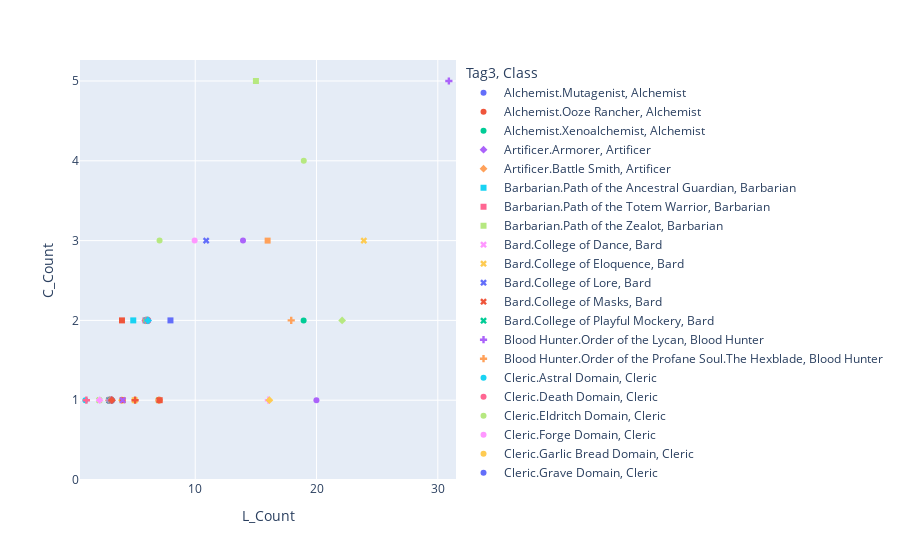

Source (notebook cell):
### Code cell
fig = px.scatter(Tab_Cla2, x="L_Count", y="C_Count", color="Tag3", symbol="Class")
fig.update_layout(scattermode="group", scattergap=0.75)
fig.show()

### Figure 1 — Plotly figure (JSON) as saved in the notebook; plotly's stock layout.template omitted (floating-point values rounded to 4 significant figures)
{"data": [{"hovertemplate": "Tag3=Alchemist.Mutagenist<br>Class=Alchemist<br>L_Count=%{x}<br>C_Count=%{y}<extra></extra>", "legendgroup": "Alchemist.Mutagenist, Alchemist", "marker": {"color": "#636efa", "symbol": "circle"}, "mode": "markers", "name": "Alchemist.Mutagenist, Alchemist", "orientation": "v", "showlegend": true, "x": [3], "xaxis": "x", "y": [1], "yaxis": "y", "type": "scatter"}, {"hovertemplate": "Tag3=Alchemist.Ooze Rancher<br>Class=Alchemist<br>L_Count=%{x}<br>C_Count=%{y}<extra></extra>", "legendgroup": "Alchemist.Ooze Rancher, Alchemist", "marker": {"color": "#EF553B", "symbol": "circle"}, "mode": "markers", "name": "Alchemist.Ooze Rancher, Alchemist", "orientation": "v", "showlegend": true, "x": [3], "xaxis": "x", "y": [1], "yaxis": "y", "type": "scatter"}, {"hovertemplate": "Tag3=Alchemist.Xenoalchemist<br>Class=Alchemist<br>L_Count=%{x}<br>C_Count=%{y}<extra></extra>", "legendgroup": "Alchemist.Xenoalchemist, Alchemist", "marker": {"color": "#00cc96", "symbol": "circle"}, "mode": "markers", "name": "Alchemist.Xenoalchemist, Alchemist", "orientation": "v", "showlegend": true, "x": [3], "xaxis": "x", "y": [1], "yaxis": "y", "type": "scatter"}, {"hovertemplate": "Tag3=Artificer.Armorer<br>Class=Artificer<br>L_Count=%{x}<br>C_Count=%{y}<extra></extra>", "legendgroup": "Artificer.Armorer, Artificer", "marker": {"color": "#ab63fa", "symbol": "diamond"}, "mode": "markers", "name": "Artificer.Armorer, Artificer", "orientation": "v", "showlegend": true, "x": [6], "xaxis": "x", "y": [2], "yaxis": "y", "type": "scatter"}, {"hovertemplate": "Tag3=Artificer.Battle Smith<br>Class=Artificer<br>L_Count=%{x}<br>C_Count=%{y}<extra></extra>", "legendgroup": "Artificer.Battle Smith, Artificer", "marker": {"color": "#FFA15A", "symbol": "diamond"}, "mode": "markers", "name": "Artificer.Battle Smith, Artificer", "orientation": "v", "showlegend": true, "x": [3], "xaxis": "x", "y": [1], "yaxis": "y", "type": "scatter"}, {"hovertemplate": "Tag3=Barbarian.Path of the Ancestral Guardian<br>Class=Barbarian<br>L_Count=%{x}<br>C_Count=%{y}<extra></extra>", "legendgroup": "Barbarian.Path of the Ancestral Guardian, Barbarian", "marker": {"color": "#19d3f3", "symbol": "square"}, "mode": "markers", "name": "Barbarian.Path of the Ancestral Guardian, Barbarian", "orientation": "v", "showlegend": true, "x": [5], "xaxis": "x", "y": [2], "yaxis": "y", "type": "scatter"}, {"hovertemplate": "Tag3=Barbarian.Path of the Totem Warrior<br>Class=Barbarian<br>L_Count=%{x}<br>C_Count=%{y}<extra></extra>", "legendgroup": "Barbarian.Path of the Totem Warrior, Barbarian", "marker": {"color": "#FF6692", "symbol": "square"}, "mode": "markers", "name": "Barbarian.Path of the Totem Warrior, Barbarian", "orientation": "v", "showlegend": true, "x": [6], "xaxis": "x", "y": [2], "yaxis": "y", "type": "scatter"}, {"hovertemplate": "Tag3=Barbarian.Path of the Zealot<br>Class=Barbarian<br>L_Count=%{x}<br>C_Count=%{y}<extra></extra>", "legendgroup": "Barbarian.Path of the Zealot, Barbarian", "marker": {"color": "#B6E880", "symbol": "square"}, "mode": "markers", "name": "Barbarian.Path of the Zealot, Barbarian", "orientation": "v", "showlegend": true, "x": [3], "xaxis": "x", "y": [1], "yaxis": "y", "type": "scatter"}, {"hovertemplate": "Tag3=Bard.College of Dance<br>Class=Bard<br>L_Count=%{x}<br>C_Count=%{y}<extra></extra>", "legendgroup": "Bard.College of Dance, Bard", "marker": {"color": "#FF97FF", "symbol": "x"}, "mode": "markers", "name": "Bard.College of Dance, Bard", "orientation": "v", "showlegend": true, "x": [3], "xaxis": "x", "y": [1], "yaxis": "y", "type": "scatter"}, {"hovertemplate": "Tag3=Bard.College of Eloquence<br>Class=Bard<br>L_Count=%{x}<br>C_Count=%{y}<extra></extra>", "legendgroup": "Bard.College of Eloquence, Bard", "marker": {"color": "#FECB52", "symbol": "x"}, "mode": "markers", "name": "Bard.College of Eloquence, Bard", "orientation": "v", "showlegend": true, "x": [24], "xaxis": "x", "y": [3], "yaxis": "y", "type": "scatter"}, {"hovertemplate": "Tag3=Bard.College of Lore<br>Class=Bard<br>L_Count=%{x}<br>C_Count=%{y}<extra></extra>", "legendgroup": "Bard.College of Lore, Bard", "marker": {"color": "#636efa", "symbol": "x"}, "mode": "markers", "name": "Bard.College of Lore, Bard", "orientation": "v", "showlegend": true, "x": [11], "xaxis": "x", "y": [3], "yaxis": "y", "type": "scatter"}, {"hovertemplate": "Tag3=Bard.College of Masks<br>Class=Bard<br>L_Count=%{x}<br>C_Count=%{y}<extra></extra>", "legendgroup": "Bard.College of Masks, Bard", "marker": {"color": "#EF553B", "symbol": "x"}, "mode": "markers", "name": "Bard.College of Masks, Bard", "orientation": "v", "showlegend": true, "x": [3], "xaxis": "x", "y": [1], "yaxis": "y", "type": "scatter"}, {"hovertemplate": "Tag3=Bard.College of Playful Mockery<br>Class=Bard<br>L_Count=%{x}<br>C_Count=%{y}<extra></extra>", "legendgroup": "Bard.College of Playful Mockery, Bard", "marker": {"color": "#00cc96", "symbol": "x"}, "mode": "markers", "name": "Bard.College of Playful Mockery, Bard", "orientation": "v", "showlegend": true, "x": [3], "xaxis": "x", "y": [1], "yaxis": "y", "type": "scatter"}, {"hovertemplate": "Tag3=Blood Hunter.Order of the Lycan<br>Class=Blood Hunter<br>L_Count=%{x}<br>C_Count=%{y}<extra></extra>", "legendgroup": "Blood Hunter.Order of the Lycan, Blood Hunter", "marker": {"color": "#ab63fa", "symbol": "cross"}, "mode": "markers", "name": "Blood Hunter.Order of the Lycan, Blood Hunter", "orientation": "v", "showlegend": true, "x": [31], "xaxis": "x", "y": [5], "yaxis": "y", "type": "scatter"}, {"hovertemplate": "Tag3=Blood Hunter.Order of the Profane Soul.The Hexblade<br>Class=Blood Hunter<br>L_Count=%{x}<br>C_Count=%{y}<extra></extra>", "legendgroup": "Blood Hunter.Order of the Profane Soul.The Hexblade, Blood Hunter", "marker": {"color": "#FFA15A", "symbol": "cross"}, "mode": "markers", "name": "Blood Hunter.Order of the Profane Soul.The Hexblade, Blood Hunter", "orientation": "v", "showlegend": true, "x": [18], "xaxis": "x", "y": [2], "yaxis": "y", "type": "scatter"}, {"hovertemplate": "Tag3=Cleric.Astral Domain<br>Class=Cleric<br>L_Count=%{x}<br>C_Count=%{y}<extra></extra>", "legendgroup": "Cleric.Astral Domain, Cleric", "marker": {"color": "#19d3f3", "symbol": "circle"}, "mode": "markers", "name": "Cleric.Astral Domain, Cleric", "orientation": "v", "showlegend": true, "x": [3], "xaxis": "x", "y": [1], "yaxis": "y", "type": "scatter"}, {"hovertemplate": "Tag3=Cleric.Death Domain<br>Class=Cleric<br>L_Count=%{x}<br>C_Count=%{y}<extra></extra>", "legendgroup": "Cleric.Death Domain, Cleric", "marker": {"color": "#FF6692", "symbol": "circle"}, "mode": "markers", "name": "Cleric.Death Domain, Cleric", "orientation": "v", "showlegend": true, "x": [6], "xaxis": "x", "y": [2], "yaxis": "y", "type": "scatter"}, {"hovertemplate": "Tag3=Cleric.Eldritch Domain<br>Class=Cleric<br>L_Count=%{x}<br>C_Count=%{y}<extra></extra>", "legendgroup": "Cleric.Eldritch Domain, Cleric", "marker": {"color": "#B6E880", "symbol": "circle"}, "mode": "markers", "name": "Cleric.Eldritch Domain, Cleric", "orientation": "v", "showlegend": true, "x": [3], "xaxis": "x", "y": [1], "yaxis": "y", "type": "scatter"}, {"hovertemplate": "Tag3=Cleric.Forge Domain<br>Class=Cleric<br>L_Count=%{x}<br>C_Count=%{y}<extra></extra>", "legendgroup": "Cleric.Forge Domain, Cleric", "marker": {"color": "#FF97FF", "symbol": "circle"}, "mode": "markers", "name": "Cleric.Forge Domain, Cleric", "orientation": "v", "showlegend": true, "x": [3], "xaxis": "x", "y": [1], "yaxis": "y", "type": "scatter"}, {"hovertemplate": "Tag3=Cleric.Garlic Bread Domain<br>Class=Cleric<br>L_Count=%{x}<br>C_Count=%{y}<extra></extra>", "legendgroup": "Cleric.Garlic Bread Domain, Cleric", "marker": {"color": "#FECB52", "symbol": "circle"}, "mode": "markers", "name": "Cleric.Garlic Bread Domain, Cleric", "orientation": "v", "showlegend": true, "x": [3], "xaxis": "x", "y": [1], "yaxis": "y", "type": "scatter"}, {"hovertemplate": "Tag3=Cleric.Grave Domain<br>Class=Cleric<br>L_Count=%{x}<br>C_Count=%{y}<extra></extra>", "legendgroup": "Cleric.Grave Domain, Cleric", "marker": {"color": "#636efa", "symbol": "circle"}, "mode": "markers", "name": "Cleric.Grave Domain, Cleric", "orientation": "v", "showlegend": true, "x": [3], "xaxis": "x", "y": [1], "yaxis": "y", "type": "scatter"}, {"hovertemplate": "Tag3=Cleric.Inquisition Domain<br>Class=Cleric<br>L_Count=%{x}<br>C_Count=%{y}<extra></extra>", "legendgroup": "Cleric.Inquisition Domain, Cleric", "marker": {"color": "#EF553B", "symbol": "circle"}, "mode": "markers", "name": "Cleric.Inquisition Domain, Cleric", "orientation": "v", "showlegend": true, "x": [6], "xaxis": "x", "y": [2], "yaxis": "y", "type": "scatter"}, {"hovertemplate": "Tag3=Cleric.Life Domain<br>Class=Cleric<br>L_Count=%{x}<br>C_Count=%{y}<extra></extra>", "legendgroup": "Cleric.Life Domain, Cleric", "marker": {"color": "#00cc96", "symbol": "circle"}, "mode": "markers", "name": "Cleric.Life Domain, Cleric", "orientation": "v", "showlegend": true, "x": [19], "xaxis": "x", "y": [2], "yaxis": "y", "type": "scatter"}, {"hovertemplate": "Tag3=Cleric.Light Domain<br>Class=Cleric<br>L_Count=%{x}<br>C_Count=%{y}<extra></extra>", "legendgroup": "Cleric.Light Domain, Cleric", "marker": {"color": "#ab63fa", "symbol": "circle"}, "mode": "markers", "name": "Cleric.Light Domain, Cleric", "orientation": "v", "showlegend": true, "x": [14], "xaxis": "x", "y": [3], "yaxis": "y", "type": "scatter"}, {"hovertemplate": "Tag3=Cleric.Moon Domain<br>Class=Cleric<br>L_Count=%{x}<br>C_Count=%{y}<extra></extra>", "legendgroup": "Cleric.Moon Domain, Cleric", "marker": {"color": "#FFA15A", "symbol": "circle"}, "mode": "markers", "name": "Cleric.Moon Domain, Cleric", "orientation": "v", "showlegend": true, "x": [6], "xaxis": "x", "y": [2], "yaxis": "y", "type": "scatter"}, {"hovertemplate": "Tag3=Cleric.Order Domain<br>Class=Cleric<br>L_Count=%{x}<br>C_Count=%{y}<extra></extra>", "legendgroup": "Cleric.Order Domain, Cleric", "marker": {"color": "#19d3f3", "symbol": "circle"}, "mode": "markers", "name": "Cleric.Order Domain, Cleric", "orientation": "v", "showlegend": true, "x": [1], "xaxis": "x", "y": [1], "yaxis": "y", "type": "scatter"}, {"hovertemplate": "Tag3=Cleric.Peace Domain<br>Class=Cleric<br>L_Count=%{x}<br>C_Count=%{y}<extra></extra>", "legendgroup": "Cleric.Peace Domain, Cleric", "marker": {"color": "#FF6692", "symbol": "circle"}, "mode": "markers", "name": "Cleric.Peace Domain, Cleric", "orientation": "v", "showlegend": true, "x": [3], "xaxis": "x", "y": [1], "yaxis": "y", "type": "scatter"}, {"hovertemplate": "Tag3=Cleric.Tempest Domain<br>Class=Cleric<br>L_Count=%{x}<br>C_Count=%{y}<extra></extra>", "legendgroup": "Cleric.Tempest Domain, Cleric", "marker": {"color": "#B6E880", "symbol": "circle"}, "mode": "markers", "name": "Cleric.Tempest Domain, Cleric", "orientation": "v", "showlegend": true, "x": [19], "xaxis": "x", "y": [4], "yaxis": "y", "type": "scatter"}, {"hovertemplate": "Tag3=Cleric.Twilight Domain<br>Class=Cleric<br>L_Count=%{x}<br>C_Count=%{y}<extra></extra>", "legendgroup": "Cleric.Twilight Domain, Cleric", "marker": {"color": "#FF97FF", "symbol": "circle"}, "mode": "markers", "name": "Cleric.Twilight Domain, Cleric", "orientation": "v", "showlegend": true, "x": [10], "xaxis": "x", "y": [3], "yaxis": "y", "type": "scatter"}, {"hovertemplate": "Tag3=Druid.Circle of the Shepherd<br>Class=Druid<br>L_Count=%{x}<br>C_Count=%{y}<extra></extra>", "legendgroup": "Druid.Circle of the Shepherd, Druid", "marker": {"color": "#FECB52", "symbol": "diamond"}, "mode": "markers", "name": "Druid.Circle of the Shepherd, Druid", "orientation": "v", "showlegend": true, "x": [4], "xaxis": "x", "y": [1], "yaxis": "y", "type": "scatter"}, {"hovertemplate": "Tag3=Fighter.Battle Master<br>Class=Fighter<br>L_Count=%{x}<br>C_Count=%{y}<extra></extra>", "legendgroup": "Fighter.Battle Master, Fighter", "marker": {"color": "#636efa", "symbol": "square"}, "mode": "markers", "name": "Fighter.Battle Master, Fighter", "orientation": "v", "showlegend": true, "x": [8], "xaxis": "x", "y": [2], "yaxis": "y", "type": "scatter"}, {"hovertemplate": "Tag3=Fighter.Echo Knight<br>Class=Fighter<br>L_Count=%{x}<br>C_Count=%{y}<extra></extra>", "legendgroup": "Fighter.Echo Knight, Fighter", "marker": {"color": "#EF553B", "symbol": "square"}, "mode": "markers", "name": "Fighter.Echo Knight, Fighter", "orientation": "v", "showlegend": true, "x": [4], "xaxis": "x", "y": [2], "yaxis": "y", "type": "scatter"}, {"hovertemplate": "Tag3=Fighter.Eldritch Knight<br>Class=Fighter<br>L_Count=%{x}<br>C_Count=%{y}<extra></extra>", "legendgroup": "Fighter.Eldritch Knight, Fighter", "marker": {"color": "#00cc96", "symbol": "square"}, "mode": "markers", "name": "Fighter.Eldritch Knight, Fighter", "orientation": "v", "showlegend": true, "x": [3], "xaxis": "x", "y": [1], "yaxis": "y", "type": "scatter"}, {"hovertemplate": "Tag3=Fighter.Living Crucible<br>Class=Fighter<br>L_Count=%{x}<br>C_Count=%{y}<extra></extra>", "legendgroup": "Fighter.Living Crucible, Fighter", "marker": {"color": "#ab63fa", "symbol": "square"}, "mode": "markers", "name": "Fighter.Living Crucible, Fighter", "orientation": "v", "showlegend": true, "x": [3], "xaxis": "x", "y": [1], "yaxis": "y", "type": "scatter"}, {"hovertemplate": "Tag3=Fighter.Rune Knight<br>Class=Fighter<br>L_Count=%{x}<br>C_Count=%{y}<extra></extra>", "legendgroup": "Fighter.Rune Knight, Fighter", "marker": {"color": "#FFA15A", "symbol": "square"}, "mode": "markers", "name": "Fighter.Rune Knight, Fighter", "orientation": "v", "showlegend": true, "x": [16], "xaxis": "x", "y": [3], "yaxis": "y", "type": "scatter"}, {"hovertemplate": "Tag3=Fighter.Samurai<br>Class=Fighter<br>L_Count=%{x}<br>C_Count=%{y}<extra></extra>", "legendgroup": "Fighter.Samurai, Fighter", "marker": {"color": "#19d3f3", "symbol": "square"}, "mode": "markers", "name": "Fighter.Samurai, Fighter", "orientation": "v", "showlegend": true, "x": [6], "xaxis": "x", "y": [2], "yaxis": "y", "type": "scatter"}, {"hovertemplate": "Tag3=Gunslinger.Gun Tank<br>Class=Gunslinger<br>L_Count=%{x}<br>C_Count=%{y}<extra></extra>", "legendgroup": "Gunslinger.Gun Tank, Gunslinger", "marker": {"color": "#FF6692", "symbol": "x"}, "mode": "markers", "name": "Gunslinger.Gun Tank, Gunslinger", "orientation": "v", "showlegend": true, "x": [3], "xaxis": "x", "y": [1], "yaxis": "y", "type": "scatter"}, {"hovertemplate": "Tag3=Gunslinger.White Hat<br>Class=Gunslinger<br>L_Count=%{x}<br>C_Count=%{y}<extra></extra>", "legendgroup": "Gunslinger.White Hat, Gunslinger", "marker": {"color": "#B6E880", "symbol": "x"}, "mode": "markers", "name": "Gunslinger.White Hat, Gunslinger", "orientation": "v", "showlegend": true, "x": [7], "xaxis": "x", "y": [1], "yaxis": "y", "type": "scatter"}, {"hovertemplate": "Tag3=Martyr.Burden of Mercy<br>Class=Martyr<br>L_Count=%{x}<br>C_Count=%{y}<extra></extra>", "legendgroup": "Martyr.Burden of Mercy, Martyr", "marker": {"color": "#FF97FF", "symbol": "cross"}, "mode": "markers", "name": "Martyr.Burden of Mercy, Martyr", "orientation": "v", "showlegend": true, "x": [3], "xaxis": "x", "y": [1], "yaxis": "y", "type": "scatter"}, {"hovertemplate": "Tag3=Martyr.Burden of Tyranny<br>Class=Martyr<br>L_Count=%{x}<br>C_Count=%{y}<extra></extra>", "legendgroup": "Martyr.Burden of Tyranny, Martyr", "marker": {"color": "#FECB52", "symbol": "cross"}, "mode": "markers", "name": "Martyr.Burden of Tyranny, Martyr", "orientation": "v", "showlegend": true, "x": [6], "xaxis": "x", "y": [2], "yaxis": "y", "type": "scatter"}, {"hovertemplate": "Tag3=Monk.Way of Shadow<br>Class=Monk<br>L_Count=%{x}<br>C_Count=%{y}<extra></extra>", "legendgroup": "Monk.Way of Shadow, Monk", "marker": {"color": "#636efa", "symbol": "circle"}, "mode": "markers", "name": "Monk.Way of Shadow, Monk", "orientation": "v", "showlegend": true, "x": [3], "xaxis": "x", "y": [1], "yaxis": "y", "type": "scatter"}, {"hovertemplate": "Tag3=Monk.Way of the Dancing Current<br>Class=Monk<br>L_Count=%{x}<br>C_Count=%{y}<extra></extra>", "legendgroup": "Monk.Way of the Dancing Current, Monk", "marker": {"color": "#EF553B", "symbol": "circle"}, "mode": "markers", "name": "Monk.Way of the Dancing Current, Monk", "orientation": "v", "showlegend": true, "x": [7], "xaxis": "x", "y": [1], "yaxis": "y", "type": "scatter"}, {"hovertemplate": "Tag3=Monk.Way of the Open Hand<br>Class=Monk<br>L_Count=%{x}<br>C_Count=%{y}<extra></extra>", "legendgroup": "Monk.Way of the Open Hand, Monk", "marker": {"color": "#00cc96", "symbol": "circle"}, "mode": "markers", "name": "Monk.Way of the Open Hand, Monk", "orientation": "v", "showlegend": true, "x": [3], "xaxis": "x", "y": [1], "yaxis": "y", "type": "scatter"}, {"hovertemplate": "Tag3=Monk.Way of the Speedster<br>Class=Monk<br>L_Count=%{x}<br>C_Count=%{y}<extra></extra>", "legendgroup": "Monk.Way of the Speedster, Monk", "marker": {"color": "#ab63fa", "symbol": "circle"}, "mode": "markers", "name": "Monk.Way of the Speedster, Monk", "orientation": "v", "showlegend": true, "x": [20], "xaxis": "x", "y": [1], "yaxis": "y", "type": "scatter"}, {"hovertemplate": "Tag3=Necromancer.Pharaoh<br>Class=Necromancer<br>L_Count=%{x}<br>C_Count=%{y}<extra></extra>", "legendgroup": "Necromancer.Pharaoh, Necromancer", "marker": {"color": "#FFA15A", "symbol": "diamond"}, "mode": "markers", "name": "Necromancer.Pharaoh, Necromancer", "orientation": "v", "showlegend": true, "x": [3], "xaxis": "x", "y": [1], "yaxis": "y", "type": "scatter"}, {"hovertemplate": "Tag3=Necromancer.Reanimator<br>Class=Necromancer<br>L_Count=%{x}<br>C_Count=%{y}<extra></extra>", "legendgroup": "Necromancer.Reanimator, Necromancer", "marker": {"color": "#19d3f3", "symbol": "diamond"}, "mode": "markers", "name": "Necromancer.Reanimator, Necromancer", "orientation": "v", "showlegend": true, "x": [3], "xaxis": "x", "y": [1], "yaxis": "y", "type": "scatter"}, {"hovertemplate": "Tag3=Necromancer.Reaper<br>Class=Necromancer<br>L_Count=%{x}<br>C_Count=%{y}<extra></extra>", "legendgroup": "Necromancer.Reaper, Necromancer", "marker": {"color": "#FF6692", "symbol": "diamond"}, "mode": "markers", "name": "Necromancer.Reaper, Necromancer", "orientation": "v", "showlegend": true, "x": [3], "xaxis": "x", "y": [1], "yaxis": "y", "type": "scatter"}, {"hovertemplate": "Tag3=Paladin.Oath of Conquest<br>Class=Paladin<br>L_Count=%{x}<br>C_Count=%{y}<extra></extra>", "legendgroup": "Paladin.Oath of Conquest, Paladin", "marker": {"color": "#B6E880", "symbol": "square"}, "mode": "markers", "name": "Paladin.Oath of Conquest, Paladin", "orientation": "v", "showlegend": true, "x": [15], "xaxis": "x", "y": [5], "yaxis": "y", "type": "scatter"}, {"hovertemplate": "Tag3=Paladin.Oath of the Hearth<br>Class=Paladin<br>L_Count=%{x}<br>C_Count=%{y}<extra></extra>", "legendgroup": "Paladin.Oath of the Hearth, Paladin", "marker": {"color": "#FF97FF", "symbol": "square"}, "mode": "markers", "name": "Paladin.Oath of the Hearth, Paladin", "orientation": "v", "showlegend": true, "x": [3], "xaxis": "x", "y": [1], "yaxis": "y", "type": "scatter"}, {"hovertemplate": "Tag3=Paladin.Oath of the Open Sea<br>Class=Paladin<br>L_Count=%{x}<br>C_Count=%{y}<extra></extra>", "legendgroup": "Paladin.Oath of the Open Sea, Paladin", "marker": {"color": "#FECB52", "symbol": "square"}, "mode": "markers", "name": "Paladin.Oath of the Open Sea, Paladin", "orientation": "v", "showlegend": true, "x": [5], "xaxis": "x", "y": [1], "yaxis": "y", "type": "scatter"}, {"hovertemplate": "Tag3=Paladin.Oath of the Sun<br>Class=Paladin<br>L_Count=%{x}<br>C_Count=%{y}<extra></extra>", "legendgroup": "Paladin.Oath of the Sun, Paladin", "marker": {"color": "#636efa", "symbol": "square"}, "mode": "markers", "name": "Paladin.Oath of the Sun, Paladin", "orientation": "v", "showlegend": true, "x": [3], "xaxis": "x", "y": [1], "yaxis": "y", "type": "scatter"}, {"hovertemplate": "Tag3=Paladin.Oath of the Watchers<br>Class=Paladin<br>L_Count=%{x}<br>C_Count=%{y}<extra></extra>", "legendgroup": "Paladin.Oath of the Watchers, Paladin", "marker": {"color": "#EF553B", "symbol": "square"}, "mode": "markers", "name": "Paladin.Oath of the Watchers, Paladin", "orientation": "v", "showlegend": true, "x": [4], "xaxis": "x", "y": [1], "yaxis": "y", "type": "scatter"}, {"hovertemplate": "Tag3=Ranger.Horizon Walker<br>Class=Ranger<br>L_Count=%{x}<br>C_Count=%{y}<extra></extra>", "legendgroup": "Ranger.Horizon Walker, Ranger", "marker": {"color": "#00cc96", "symbol": "x"}, "mode": "markers", "name": "Ranger.Horizon Walker, Ranger", "orientation": "v", "showlegend": true, "x": [3], "xaxis": "x", "y": [1], "yaxis": "y", "type": "scatter"}, {"hovertemplate": "Tag3=Ranger.Swarmkeeper<br>Class=Ranger<br>L_Count=%{x}<br>C_Count=%{y}<extra></extra>", "legendgroup": "Ranger.Swarmkeeper, Ranger", "marker": {"color": "#ab63fa", "symbol": "x"}, "mode": "markers", "name": "Ranger.Swarmkeeper, Ranger", "orientation": "v", "showlegend": true, "x": [4], "xaxis": "x", "y": [1], "yaxis": "y", "type": "scatter"}, {"hovertemplate": "Tag3=Rogue.Arcane Trickster<br>Class=Rogue<br>L_Count=%{x}<br>C_Count=%{y}<extra></extra>", "legendgroup": "Rogue.Arcane Trickster, Rogue", "marker": {"color": "#FFA15A", "symbol": "cross"}, "mode": "markers", "name": "Rogue.Arcane Trickster, Rogue", "orientation": "v", "showlegend": true, "x": [7], "xaxis": "x", "y": [1], "yaxis": "y", "type": "scatter"}, {"hovertemplate": "Tag3=Rogue.Assassin<br>Class=Rogue<br>L_Count=%{x}<br>C_Count=%{y}<extra></extra>", "legendgroup": "Rogue.Assassin, Rogue", "marker": {"color": "#19d3f3", "symbol": "cross"}, "mode": "markers", "name": "Rogue.Assassin, Rogue", "orientation": "v", "showlegend": true, "x": [3], "xaxis": "x", "y": [1], "yaxis": "y", "type": "scatter"}, {"hovertemplate": "Tag3=Rogue.Dreadmask<br>Class=Rogue<br>L_Count=%{x}<br>C_Count=%{y}<extra></extra>", "legendgroup": "Rogue.Dreadmask, Rogue", "marker": {"color": "#FF6692", "symbol": "cross"}, "mode": "markers", "name": "Rogue.Dreadmask, Rogue", "orientation": "v", "showlegend": true, "x": [1], "xaxis": "x", "y": [1], "yaxis": "y", "type": "scatter"}, {"hovertemplate": "Tag3=Rogue.Kinslayer<br>Class=Rogue<br>L_Count=%{x}<br>C_Count=%{y}<extra></extra>", "legendgroup": "Rogue.Kinslayer, Rogue", "marker": {"color": "#B6E880", "symbol": "cross"}, "mode": "markers", "name": "Rogue.Kinslayer, Rogue", "orientation": "v", "showlegend": true, "x": [3], "xaxis": "x", "y": [1], "yaxis": "y", "type": "scatter"}, {"hovertemplate": "Tag3=Rogue.Phantom<br>Class=Rogue<br>L_Count=%{x}<br>C_Count=%{y}<extra></extra>", "legendgroup": "Rogue.Phantom, Rogue", "marker": {"color": "#FF97FF", "symbol": "cross"}, "mode": "markers", "name": "Rogue.Phantom, Rogue", "orientation": "v", "showlegend": true, "x": [16], "xaxis": "x", "y": [1], "yaxis": "y", "type": "scatter"}, {"hovertemplate": "Tag3=Rogue.Scout<br>Class=Rogue<br>L_Count=%{x}<br>C_Count=%{y}<extra></extra>", "legendgroup": "Rogue.Scout, Rogue", "marker": {"color": "#FECB52", "symbol": "cross"}, "mode": "markers", "name": "Rogue.Scout, Rogue", "orientation": "v", "showlegend": true, "x": [3], "xaxis": "x", "y": [1], "yaxis": "y", "type": "scatter"}, {"hovertemplate": "Tag3=Rogue.Soulknife<br>Class=Rogue<br>L_Count=%{x}<br>C_Count=%{y}<extra></extra>", "legendgroup": "Rogue.Soulknife, Rogue", "marker": {"color": "#636efa", "symbol": "cross"}, "mode": "markers", "name": "Rogue.Soulknife, Rogue", "orientation": "v", "showlegend": true, "x": [3], "xaxis": "x", "y": [1], "yaxis": "y", "type": "scatter"}, {"hovertemplate": "Tag3=Rogue.Stormscale<br>Class=Rogue<br>L_Count=%{x}<br>C_Count=%{y}<extra></extra>", "legendgroup": "Rogue.Stormscale, Rogue", "marker": {"color": "#EF553B", "symbol": "cross"}, "mode": "markers", "name": "Rogue.Stormscale, Rogue", "orientation": "v", "showlegend": true, "x": [5], "xaxis": "x", "y": [1], "yaxis": "y", "type": "scatter"}, {"hovertemplate": "Tag3=Rogue.Swashbuckler<br>Class=Rogue<br>L_Count=%{x}<br>C_Count=%{y}<extra></extra>", "legendgroup": "Rogue.Swashbuckler, Rogue", "marker": {"color": "#00cc96", "symbol": "cross"}, "mode": "markers", "name": "Rogue.Swashbuckler, Rogue", "orientation": "v", "showlegend": true, "x": [6], "xaxis": "x", "y": [2], "yaxis": "y", "type": "scatter"}, {"hovertemplate": "Tag3=Rogue.Titan Slayer<br>Class=Rogue<br>L_Count=%{x}<br>C_Count=%{y}<extra></extra>", "legendgroup": "Rogue.Titan Slayer, Rogue", "marker": {"color": "#ab63fa", "symbol": "cross"}, "mode": "markers", "name": "Rogue.Titan Slayer, Rogue", "orientation": "v", "showlegend": true, "x": [3], "xaxis": "x", "y": [1], "yaxis": "y", "type": "scatter"}, {"hovertemplate": "Tag3=Sorcerer.Clockwork Soul<br>Class=Sorcerer<br>L_Count=%{x}<br>C_Count=%{y}<extra></extra>", "legendgroup": "Sorcerer.Clockwork Soul, Sorcerer", "marker": {"color": "#FFA15A", "symbol": "circle"}, "mode": "markers", "name": "Sorcerer.Clockwork Soul, Sorcerer", "orientation": "v", "showlegend": true, "x": [3], "xaxis": "x", "y": [1], "yaxis": "y", "type": "scatter"}, {"hovertemplate": "Tag3=Sorcerer.Divine Soul<br>Class=Sorcerer<br>L_Count=%{x}<br>C_Count=%{y}<extra></extra>", "legendgroup": "Sorcerer.Divine Soul, Sorcerer", "marker": {"color": "#19d3f3", "symbol": "circle"}, "mode": "markers", "name": "Sorcerer.Divine Soul, Sorcerer", "orientation": "v", "showlegend": true, "x": [3], "xaxis": "x", "y": [1], "yaxis": "y", "type": "scatter"}, {"hovertemplate": "Tag3=Sorcerer.Frost Magic<br>Class=Sorcerer<br>L_Count=%{x}<br>C_Count=%{y}<extra></extra>", "legendgroup": "Sorcerer.Frost Magic, Sorcerer", "marker": {"color": "#FF6692", "symbol": "circle"}, "mode": "markers", "name": "Sorcerer.Frost Magic, Sorcerer", "orientation": "v", "showlegend": true, "x": [3], "xaxis": "x", "y": [1], "yaxis": "y", "type": "scatter"}, {"hovertemplate": "Tag3=Sorcerer.Mirrorkin<br>Class=Sorcerer<br>L_Count=%{x}<br>C_Count=%{y}<extra></extra>", "legendgroup": "Sorcerer.Mirrorkin, Sorcerer", "marker": {"color": "#B6E880", "symbol": "circle"}, "mode": "markers", "name": "Sorcerer.Mirrorkin, Sorcerer", "orientation": "v", "showlegend": true, "x": [7], "xaxis": "x", "y": [3], "yaxis": "y", "type": "scatter"}, {"hovertemplate": "Tag3=Sorcerer.Reincarnated Hero<br>Class=Sorcerer<br>L_Count=%{x}<br>C_Count=%{y}<extra></extra>", "legendgroup": "Sorcerer.Reincarnated Hero, Sorcerer", "marker": {"color": "#FF97FF", "symbol": "circle"}, "mode": "markers", "name": "Sorcerer.Reincarnated Hero, Sorcerer", "orientation": "v", "showlegend": true, "x": [3], "xaxis": "x", "y": [1], "yaxis": "y", "type": "scatter"}, {"hovertemplate": "Tag3=Sorcerer.Toon Magic<br>Class=Sorcerer<br>L_Count=%{x}<br>C_Count=%{y}<extra></extra>", "legendgroup": "Sorcerer.Toon Magic, Sorcerer", "marker": {"color": "#FECB52", "symbol": "circle"}, "mode": "markers", "name": "Sorcerer.Toon Magic, Sorcerer", "orientation": "v", "showlegend": true, "x": [6], "xaxis": "x", "y": [2], "yaxis": "y", "type": "scatter"}, {"hovertemplate": "Tag3=Vessel.Altered Mage<br>Class=Vessel<br>L_Count=%{x}<br>C_Count=%{y}<extra></extra>", "legendgroup": "Vessel.Altered Mage, Vessel", "marker": {"color": "#636efa", "symbol": "diamond"}, "mode": "markers", "name": "Vessel.Altered Mage, Vessel", "orientation": "v", "showlegend": true, "x": [3], "xaxis": "x", "y": [1], "yaxis": "y", "type": "scatter"}, {"hovertemplate": "Tag3=Warden.Bloodwrath Guardian<br>Class=Warden<br>L_Count=%{x}<br>C_Count=%{y}<extra></extra>", "legendgroup": "Warden.Bloodwrath Guardian, Warden", "marker": {"color": "#EF553B", "symbol": "square"}, "mode": "markers", "name": "Warden.Bloodwrath Guardian, Warden", "orientation": "v", "showlegend": true, "x": [7], "xaxis": "x", "y": [1], "yaxis": "y", "type": "scatter"}, {"hovertemplate": "Tag3=Warlock.The Archfey<br>Class=Warlock<br>L_Count=%{x}<br>C_Count=%{y}<extra></extra>", "legendgroup": "Warlock.The Archfey, Warlock", "marker": {"color": "#00cc96", "symbol": "x"}, "mode": "markers", "name": "Warlock.The Archfey, Warlock", "orientation": "v", "showlegend": true, "x": [3], "xaxis": "x", "y": [1], "yaxis": "y", "type": "scatter"}, {"hovertemplate": "Tag3=Warlock.The Astral Griffon<br>Class=Warlock<br>L_Count=%{x}<br>C_Count=%{y}<extra></extra>", "legendgroup": "Warlock.The Astral Griffon, Warlock", "marker": {"color": "#ab63fa", "symbol": "x"}, "mode": "markers", "name": "Warlock.The Astral Griffon, Warlock", "orientation": "v", "showlegend": true, "x": [3], "xaxis": "x", "y": [1], "yaxis": "y", "type": "scatter"}, {"hovertemplate": "Tag3=Warlock.The Fathomless<br>Class=Warlock<br>L_Count=%{x}<br>C_Count=%{y}<extra></extra>", "legendgroup": "Warlock.The Fathomless, Warlock", "marker": {"color": "#FFA15A", "symbol": "x"}, "mode": "markers", "name": "Warlock.The Fathomless, Warlock", "orientation": "v", "showlegend": true, "x": [3], "xaxis": "x", "y": [1], "yaxis": "y", "type": "scatter"}, {"hovertemplate": "Tag3=Warlock.The Genie<br>Class=Warlock<br>L_Count=%{x}<br>C_Count=%{y}<extra></extra>", "legendgroup": "Warlock.The Genie, Warlock", "marker": {"color": "#19d3f3", "symbol": "x"}, "mode": "markers", "name": "Warlock.The Genie, Warlock", "orientation": "v", "showlegend": true, "x": [6], "xaxis": "x", "y": [2], "yaxis": "y", "type": "scatter"}, {"hovertemplate": "Tag3=Warlock.The Hexblade<br>Class=Warlock<br>L_Count=%{x}<br>C_Count=%{y}<extra></extra>", "legendgroup": "Warlock.The Hexblade, Warlock", "marker": {"color": "#FF6692", "symbol": "x"}, "mode": "markers", "name": "Warlock.The Hexblade, Warlock", "orientation": "v", "showlegend": true, "x": [6], "xaxis": "x", "y": [2], "yaxis": "y", "type": "scatter"}, {"hovertemplate": "Tag3=Warlock.The Undead<br>Class=Warlock<br>L_Count=%{x}<br>C_Count=%{y}<extra></extra>", "legendgroup": "Warlock.The Undead, Warlock", "marker": {"color": "#B6E880", "symbol": "x"}, "mode": "markers", "name": "Warlock.The Undead, Warlock", "orientation": "v", "showlegend": true, "x": [2], "xaxis": "x", "y": [1], "yaxis": "y", "type": "scatter"}, {"hovertemplate": "Tag3=Warmage.House of Lancers<br>Class=Warmage<br>L_Count=%{x}<br>C_Count=%{y}<extra></extra>", "legendgroup": "Warmage.House of Lancers, Warmage", "marker": {"color": "#FF97FF", "symbol": "cross"}, "mode": "markers", "name": "Warmage.House of Lancers, Warmage", "orientation": "v", "showlegend": true, "x": [3], "xaxis": "x", "y": [1], "yaxis": "y", "type": "scatter"}, {"hovertemplate": "Tag3=Warmage.House of Pawns<br>Class=Warmage<br>L_Count=%{x}<br>C_Count=%{y}<extra></extra>", "legendgroup": "Warmage.House of Pawns, Warmage", "marker": {"color": "#FECB52", "symbol": "cross"}, "mode": "markers", "name": "Warmage.House of Pawns, Warmage", "orientation": "v", "showlegend": true, "x": [3], "xaxis": "x", "y": [1], "yaxis": "y", "type": "scatter"}, {"hovertemplate": "Tag3=Witch.Black Magic<br>Class=Witch<br>L_Count=%{x}<br>C_Count=%{y}<extra></extra>", "legendgroup": "Witch.Black Magic, Witch", "marker": {"color": "#636efa", "symbol": "circle"}, "mode": "markers", "name": "Witch.Black Magic, Witch", "orientation": "v", "showlegend": true, "x": [3], "xaxis": "x", "y": [1], "yaxis": "y", "type": "scatter"}, {"hovertemplate": "Tag3=Witch.Blood Magic<br>Class=Witch<br>L_Count=%{x}<br>C_Count=%{y}<extra></extra>", "legendgroup": "Witch.Blood Magic, Witch", "marker": {"color": "#EF553B", "symbol": "circle"}, "mode": "markers", "name": "Witch.Blood Magic, Witch", "orientation": "v", "showlegend": true, "x": [3], "xaxis": "x", "y": [1], "yaxis": "y", "type": "scatter"}, {"hovertemplate": "Tag3=Witch.Steel Magic<br>Class=Witch<br>L_Count=%{x}<br>C_Count=%{y}<extra></extra>", "legendgroup": "Witch.Steel Magic, Witch", "marker": {"color": "#00cc96", "symbol": "circle"}, "mode": "markers", "name": "Witch.Steel Magic, Witch", "orientation": "v", "showlegend": true, "x": [3], "xaxis": "x", "y": [1], "yaxis": "y", "type": "scatter"}, {"hovertemplate": "Tag3=Wizard.Bladesinging<br>Class=Wizard<br>L_Count=%{x}<br>C_Count=%{y}<extra></extra>", "legendgroup": "Wizard.Bladesinging, Wizard", "marker": {"color": "#ab63fa", "symbol": "diamond"}, "mode": "markers", "name": "Wizard.Bladesinging, Wizard", "orientation": "v", "showlegend": true, "x": [6], "xaxis": "x", "y": [2], "yaxis": "y", "type": "scatter"}, {"hovertemplate": "Tag3=Wizard.Blood Magic<br>Class=Wizard<br>L_Count=%{x}<br>C_Count=%{y}<extra></extra>", "legendgroup": "Wizard.Blood Magic, Wizard", "marker": {"color": "#FFA15A", "symbol": "diamond"}, "mode": "markers", "name": "Wizard.Blood Magic, Wizard", "orientation": "v", "showlegend": true, "x": [3], "xaxis": "x", "y": [1], "yaxis": "y", "type": "scatter"}, {"hovertemplate": "Tag3=Wizard.Chronurgy Magic<br>Class=Wizard<br>L_Count=%{x}<br>C_Count=%{y}<extra></extra>", "legendgroup": "Wizard.Chronurgy Magic, Wizard", "marker": {"color": "#19d3f3", "symbol": "diamond"}, "mode": "markers", "name": "Wizard.Chronurgy Magic, Wizard", "orientation": "v", "showlegend": true, "x": [6], "xaxis": "x", "y": [2], "yaxis": "y", "type": "scatter"}, {"hovertemplate": "Tag3=Wizard.Magic Missile Mage<br>Class=Wizard<br>L_Count=%{x}<br>C_Count=%{y}<extra></extra>", "legendgroup": "Wizard.Magic Missile Mage, Wizard", "marker": {"color": "#FF6692", "symbol": "diamond"}, "mode": "markers", "name": "Wizard.Magic Missile Mage, Wizard", "orientation": "v", "showlegend": true, "x": [3], "xaxis": "x", "y": [1], "yaxis": "y", "type": "scatter"}, {"hovertemplate": "Tag3=Wizard.School of Abjuration<br>Class=Wizard<br>L_Count=%{x}<br>C_Count=%{y}<extra></extra>", "legendgroup": "Wizard.School of Abjuration, Wizard", "marker": {"color": "#B6E880", "symbol": "diamond"}, "mode": "markers", "name": "Wizard.School of Abjuration, Wizard", "orientation": "v", "showlegend": true, "x": [22], "xaxis": "x", "y": [2], "yaxis": "y", "type": "scatter"}, {"hovertemplate": "Tag3=Wizard.School of Divination<br>Class=Wizard<br>L_Count=%{x}<br>C_Count=%{y}<extra></extra>", "legendgroup": "Wizard.School of Divination, Wizard", "marker": {"color": "#FF97FF", "symbol": "diamond"}, "mode": "markers", "name": "Wizard.School of Divination, Wizard", "orientation": "v", "showlegend": true, "x": [2], "xaxis": "x", "y": [1], "yaxis": "y", "type": "scatter"}, {"hovertemplate": "Tag3=Wizard.School of Illusion<br>Class=Wizard<br>L_Count=%{x}<br>C_Count=%{y}<extra></extra>", "legendgroup": "Wizard.School of Illusion, Wizard", "marker": {"color": "#FECB52", "symbol": "diamond"}, "mode": "markers", "name": "Wizard.School of Illusion, Wizard", "orientation": "v", "showlegend": true, "x": [16], "xaxis": "x", "y": [1], "yaxis": "y", "type": "scatter"}, {"hovertemplate": "Tag3=Wizard.School of Necromancy<br>Class=Wizard<br>L_Count=%{x}<br>C_Count=%{y}<extra></extra>", "legendgroup": "Wizard.School of Necromancy, Wizard", "marker": {"color": "#636efa", "symbol": "diamond"}, "mode": "markers", "name": "Wizard.School of Necromancy, Wizard", "orientation": "v", "showlegend": true, "x": [3], "xaxis": "x", "y": [1], "yaxis": "y", "type": "scatter"}, {"hovertemplate": "Tag3=Wizard.War Magic<br>Class=Wizard<br>L_Count=%{x}<br>C_Count=%{y}<extra></extra>", "legendgroup": "Wizard.War Magic, Wizard", "marker": {"color": "#EF553B", "symbol": "diamond"}, "mode": "markers", "name": "Wizard.War Magic, Wizard", "orientation": "v", "showlegend": true, "x": [3], "xaxis": "x", "y": [1], "yaxis": "y", "type": "scatter"}], "layout": {"xaxis": {"anchor": "y", "domain": [0, 1], "title": {"text": "L_Count"}, "type": "linear", "range": [0.5, 31.5], "autorange": true}, "yaxis": {"anchor": "x", "domain": [0, 1], "title": {"text": "C_Count"}, "type": "linear", "range": [0, 5.263], "autorange": true}, "legend": {"title": {"text": "Tag3, Class"}, "tracegroupgap": 0}, "margin": {"t": 60}, "scattermode": "group", "scattergap": 0.75, "autosize": true}}
